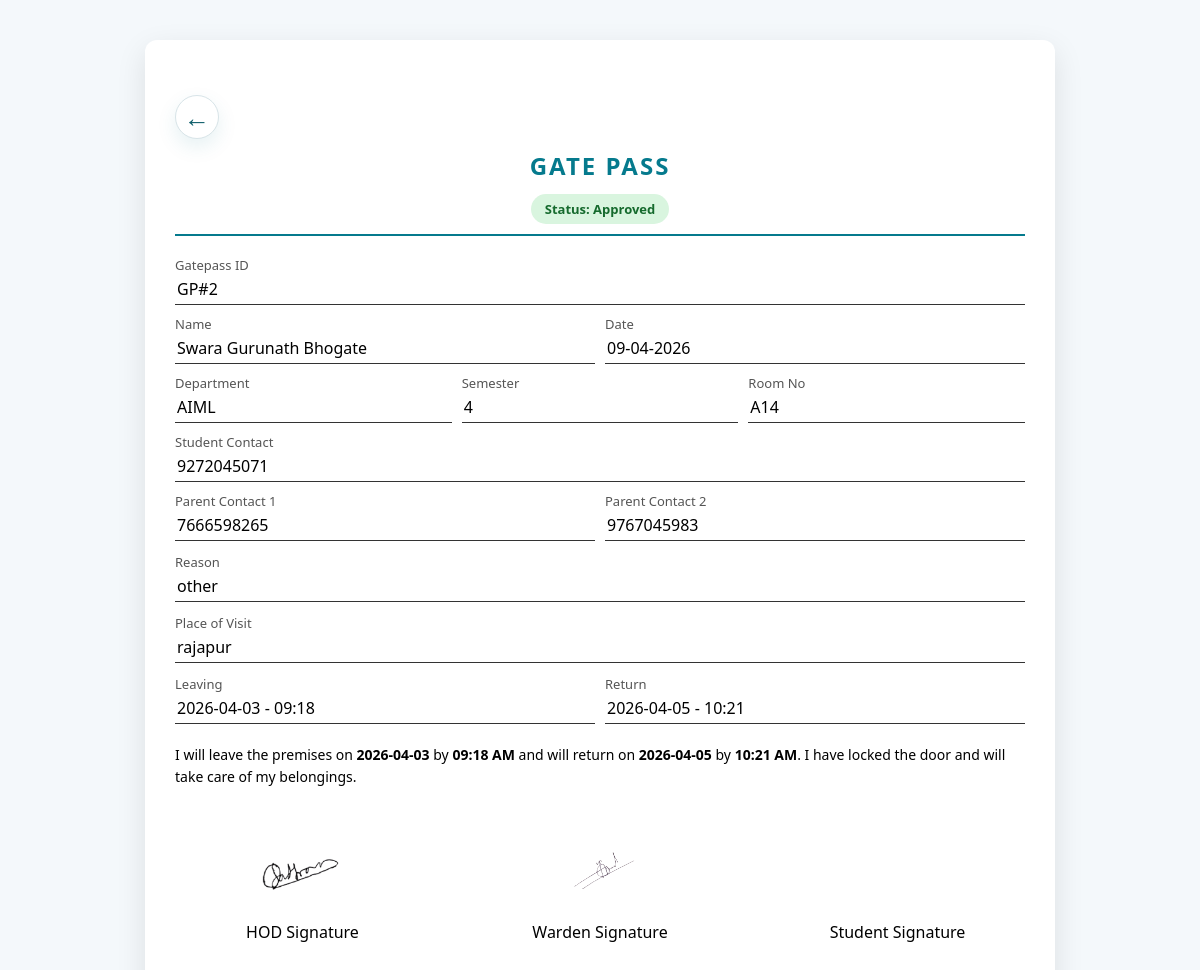
Page /HostelAssistSystem/view_gatepass.php?id=2 on the committed database.
### tables this page shows
CREATE TABLE `gate_pass` (
  `gatepass_id` int(11) NOT NULL,
  `student_id` int(11) DEFAULT NULL,
  `location` varchar(100) DEFAULT NULL,
  `reason` text DEFAULT NULL,
  `date_going` date DEFAULT NULL,
  `date_return` date DEFAULT NULL,
  `status` enum('Pending HOD','Pending Warden','Approved','Rejected') DEFAULT 'Pending HOD',
  `hod_approved` tinyint(1) NOT NULL DEFAULT 0,
  `warden_approved` tinyint(1) NOT NULL DEFAULT 0,
  `time_going` varchar(10) DEFAULT NULL,
  `time_return` varchar(10) DEFAULT NULL,
  `issue_date` date DEFAULT NULL,
  `issue_time` time DEFAULT NULL
);

CREATE TABLE `students` (
  `student_id` int(11) NOT NULL,
  `email` varchar(100) NOT NULL,
  `mobile` varchar(15) NOT NULL,
  `parent_mobile1` varchar(15) NOT NULL,
  `parent_mobile2` varchar(15) DEFAULT NULL,
  `department` varchar(50) DEFAULT NULL,
  `year` varchar(50) DEFAULT NULL,
  `semester` int(11) DEFAULT NULL,
  `password` varchar(255) NOT NULL,
  `photo` varchar(255) DEFAULT NULL,
  `name` varchar(255) DEFAULT NULL,
  `room_number` varchar(20) DEFAULT NULL
);

CREATE TABLE `faculty` (
  `staff_id` int(11) NOT NULL,
  `email` varchar(100) NOT NULL,
  `mobile` varchar(15) DEFAULT NULL,
  `department` varchar(50) DEFAULT NULL,
  `name` varchar(200) DEFAULT NULL,
  `password` varchar(255) DEFAULT NULL,
  `photo` varchar(255) DEFAULT NULL,
  `signature` varchar(255) DEFAULT NULL,
  `role` varchar(50) DEFAULT NULL
);

### HostelAssistSystem/system_helpers.php (called while the page is built, shortened)
<?php
if (!function_exists('ensureColumnExists')) {
    function ensureColumnExists($conn, $table, $column, $definition)
    {
        $table = mysqli_real_escape_string($conn, $table);
        $column = mysqli_real_escape_string($conn, $column);
        $result = mysqli_query($conn, "SHOW COLUMNS FROM `$table` LIKE '$column'");
    }
}
if (!function_exists('ensureFacultySchema')) {
    function ensureFacultySchema($conn)
    {
        ensureColumnExists($conn, 'faculty', 'signature', "VARCHAR(255) NULL AFTER photo");
    }
}
if (!function_exists('normalizeFacultyRoleValue')) {
    function normalizeFacultyRoleValue($role)
    {
        $role = strtolower(trim((string) $role));
        if ($role === 'hod') {
            return 'HOD';
        }
        if ($role === 'warden') {
            return 'Warden';
        }
        return ucfirst($role);
    }
}
if (!function_exists('getFacultySignaturePath')) {
    function getFacultySignaturePath($conn, $role, $department = '')
    {
        ensureFacultySchema($conn);
        $dbRole = normalizeFacultyRoleValue($role);
        $department = trim((string) $department);
        if ($dbRole === 'HOD' && $department !== '') {
            $stmt = mysqli_prepare(
                $conn,
                "SELECT signature
                 FROM faculty
                 WHERE role = ? AND LOWER(TRIM(department)) = LOWER(TRIM(?)) AND signature IS NOT NULL AND TRIM(signature) <> ''
                 ORDER BY staff_id DESC
                 LIMIT 1"
            );
            if ($stmt) {
                mysqli_stmt_bind_param($stmt, "ss", $dbRole, $department);
            }
        } else {
            $stmt = mysqli_prepare(
                $conn,
                "SELECT signature
                 FROM faculty
                 WHERE role = ? AND signature IS NOT NULL AND TRIM(signature) <> ''
                 ORDER BY staff_id DESC
                 LIMIT 1"
            );
            if ($stmt) {
                mysqli_stmt_bind_param($stmt, "s", $dbRole);
            }
        }
        mysqli_stmt_execute($stmt);
        $result = mysqli_stmt_get_result($stmt);
        $row = $result ? mysqli_fetch_assoc($result) : null;
        return $row && !empty($row['signature']) ? 'uploads/' . $row['signature'] : '';
    }
}
?>

### HostelAssistSystem/view_gatepass.php (the view, shortened to what this page needs)
<?php
include("config.php");
include_once("system_helpers.php");
$id = isset($_GET['id']) ? (int) $_GET['id'] : 0;
$role = isset($_SESSION['role']) ? strtolower(trim($_SESSION['role'])) : '';
$sql = "SELECT gp.*,
               s.name, s.mobile, s.parent_mobile1, s.parent_mobile2,
               s.department, s.semester, s.room_number
        FROM gate_pass gp
        JOIN students s ON gp.student_id = s.student_id
        WHERE gp.gatepass_id=?";
$stmt = $conn->prepare($sql);
$stmt->bind_param("i", $id);
$stmt->execute();
$result = $stmt->get_result();
$data = $result->fetch_assoc();
$status = trim((string) ($data['status'] ?? ''));
$statusLower = strtolower($status);
$hodApproved = (int) ($data['hod_approved'] ?? 0) === 1;
$wardenApproved = (int) ($data['warden_approved'] ?? 0) === 1;
$isApproved = $statusLower === 'approved';
$displayStatus = $status;
$statusBadgeClass = 'status-pending';
if ($isApproved) {
    $statusBadgeClass = 'status-approved';
} elseif ($statusLower === 'rejected') {
    $statusBadgeClass = 'status-rejected';
}
$isStudent = $role === 'student';
$isHod = $role === 'hod';
$showHodSignature = $hodApproved;
$showWardenSignature = $wardenApproved;
$hodSignaturePath = $showHodSignature ? getFacultySignaturePath($conn, 'hod', (string) ($data['department'] ?? '')) : '';
$wardenSignaturePath = $showWardenSignature ? getFacultySignaturePath($conn, 'warden') : '';
if ($isStudent) {
    $backUrl = 'student_home.php';
} elseif ($isHod) {
    $backUrl = 'hod_home.php';
} else {
    $backUrl = 'warden_home.php';
}
?>
<!DOCTYPE html>
<html>
<head>
</head>
<body>
<div class="pass-box">
<div class="top-actions no-print">
    <a class="back-link" href="<?php echo htmlspecialchars($backUrl); ?>">
        &#8592;
    </a>
</div>
<div class="header">
    <h2>GATE PASS</h2>
    <div class="status-badge <?php echo $statusBadgeClass; ?>">
        Status: <?php echo htmlspecialchars($displayStatus); ?>
    </div>
</div>
<div class="row">
    <div class="field">
        <div class="label">Gatepass ID</div>
        <div class="value">GP#<?php echo htmlspecialchars((string) $data['gatepass_id']); ?></div>
    </div>
</div>
<div class="row">
    <div class="field">
        <div class="label">Name</div>
        <div class="value"><?php echo $data['name']; ?></div>
    </div>
    <div class="field">
        <div class="label">Date</div>
        <div class="value"><?php echo date("d-m-Y"); ?></div>
    </div>
</div>
<div class="row">
    <div class="field">
        <div class="label">Department</div>
        <div class="value"><?php echo $data['department']; ?></div>
    </div>
    <div class="field">
        <div class="label">Semester</div>
        <div class="value"><?php echo $data['semester']; ?></div>
    </div>
    <div class="field">
        <div class="label">Room No</div>
        <div class="value"><?php echo $data['room_number']; ?></div>
    </div>
</div>
<div class="row">
    <div class="field">
        <div class="label">Student Contact</div>
        <div class="value"><?php echo $data['mobile']; ?></div>
    </div>
</div>
<div class="row">
    <div class="field">
        <div class="label">Parent Contact 1</div>
        <div class="value"><?php echo $data['parent_mobile1']; ?></div>
    </div>
    <div class="field">
        <div class="label">Parent Contact 2</div>
        <div class="value"><?php echo $data['parent_mobile2']; ?></div>
    </div>
</div>
<div class="full">
    <div class="label">Reason</div>
    <div class="value"><?php echo $data['reason']; ?></div>
</div>
<div class="full">
    <div class="label">Place of Visit</div>
    <div class="value"><?php echo $data['location']; ?></div>
</div>
<div class="row">
    <div class="field">
        <div class="label">Leaving</div>
        <div class="value">
            <?php echo htmlspecialchars($data['date_going'] ?? ''); ?>
            <?php if (!empty($data['time_going'])): ?>
                - <?php echo htmlspecialchars($data['time_going']); ?>
            <?php endif; ?>
        </div>
    </div>
    <div class="field">
        <div class="label">Return</div>
        <div class="value">
            <?php echo htmlspecialchars($data['date_return'] ?? ''); ?>
            <?php if (!empty($data['time_return'])): ?>
                - <?php echo htmlspecialchars($data['time_return']); ?>
            <?php endif; ?>
        </div>
    </div>
</div>
<div class="declaration">
    I will leave the premises on
    <b><?php echo $data['date_going']; ?></b>
    by <b><?php echo date("h:i A", strtotime($data['time_going'])); ?></b>
    and will return on
    <b><?php echo $data['date_return']; ?></b>
    by <b><?php echo date("h:i A", strtotime($data['time_return'])); ?></b>.
    I have locked the door and will take care of my belongings.
</div>
<div class="signature">
<div>
    <?php if ($showHodSignature && $hodSignaturePath !== '') { ?>
        <img src="<?php echo htmlspecialchars($hodSignaturePath); ?>">
    <?php } ?>
    <br>HOD Signature
</div>
<div>
    <?php if ($showWardenSignature && $wardenSignaturePath !== '') { ?>
        <img src="<?php echo htmlspecialchars($wardenSignaturePath); ?>">
    <?php } ?>
    <br>Warden Signature
</div>
<div>
    <div style="height:50px;"></div>
    Student Signature
</div>
</div>
</div>
</body>
</html>

### HostelAssistSystem/view_gatepass.php (style rules this page uses)
body { font-family: 'Segoe UI', Arial, sans-serif; background: #f4f8fb; margin: 0; }
.pass-box { width: 850px; margin: 40px auto; background: #ffffff; border-radius: 12px; padding: 30px; box-shadow: 0 10px 30px rgba(0,0,0,0.1); }
.header { text-align: center; border-bottom: 2px solid #057a8d; padding-bottom: 10px; margin-bottom: 20px; }
.header h2 { margin: 0; color: #057a8d; letter-spacing: 2px; }
.status-badge { display: inline-block; margin-top: 12px; padding: 6px 14px; border-radius: 999px; font-size: 13px; font-weight: 600; }
.status-approved { background: #d9f5df; color: #156a2d; }
.row { display: flex; justify-content: space-between; margin: 10px 0; gap: 10px; }
.field { flex: 1; }
.label { font-size: 13px; color: #555; }
.value { border-bottom: 1px solid #333; padding: 4px 2px; font-weight: 500; }
.full { margin: 12px 0; }
.declaration { margin-top: 20px; font-size: 14px; line-height: 1.6; }
.signature { margin-top: 60px; display: flex; justify-content: space-between; text-align: center; align-items: flex-end; }
.signature div { width: 30%; }
.signature img { height: 50px; display: block; margin: auto; }
.no-print { text-align: center; margin-top: 25px; }
.top-actions { display: flex; justify-content: flex-start; margin-bottom: 10px; }
.back-link { display: inline-flex; align-items: center; justify-content: center; text-decoration: none; width: 42px; height: 42px; border-radius: 50%; background: #ffffff; border: 1px solid #d8e4e8; color: #0f5f6b; font-size: 26px; font-weight: 700; box-shadow: 0 8px 20px rgba(5, 122, 141, 0.10); }

### rows in the picture
gate_pass: status "Approved", gatepass_id "2", student.name "Swara Gurunath Bhogate", student.department "AIML", student.semester "4", student.room_number "A14", student.mobile "9272045071", student.parent_mobile1 "7666598265", student.parent_mobile2 "9767045983", reason "other", location "rajapur", date_going "2026-04-03", time_going "09:18", date_return "2026-04-05", time_return "10:21", time_going "09:18 AM", time_return "10:21 AM", hod_approved.signature (picture), warden_approved.signature (picture)
